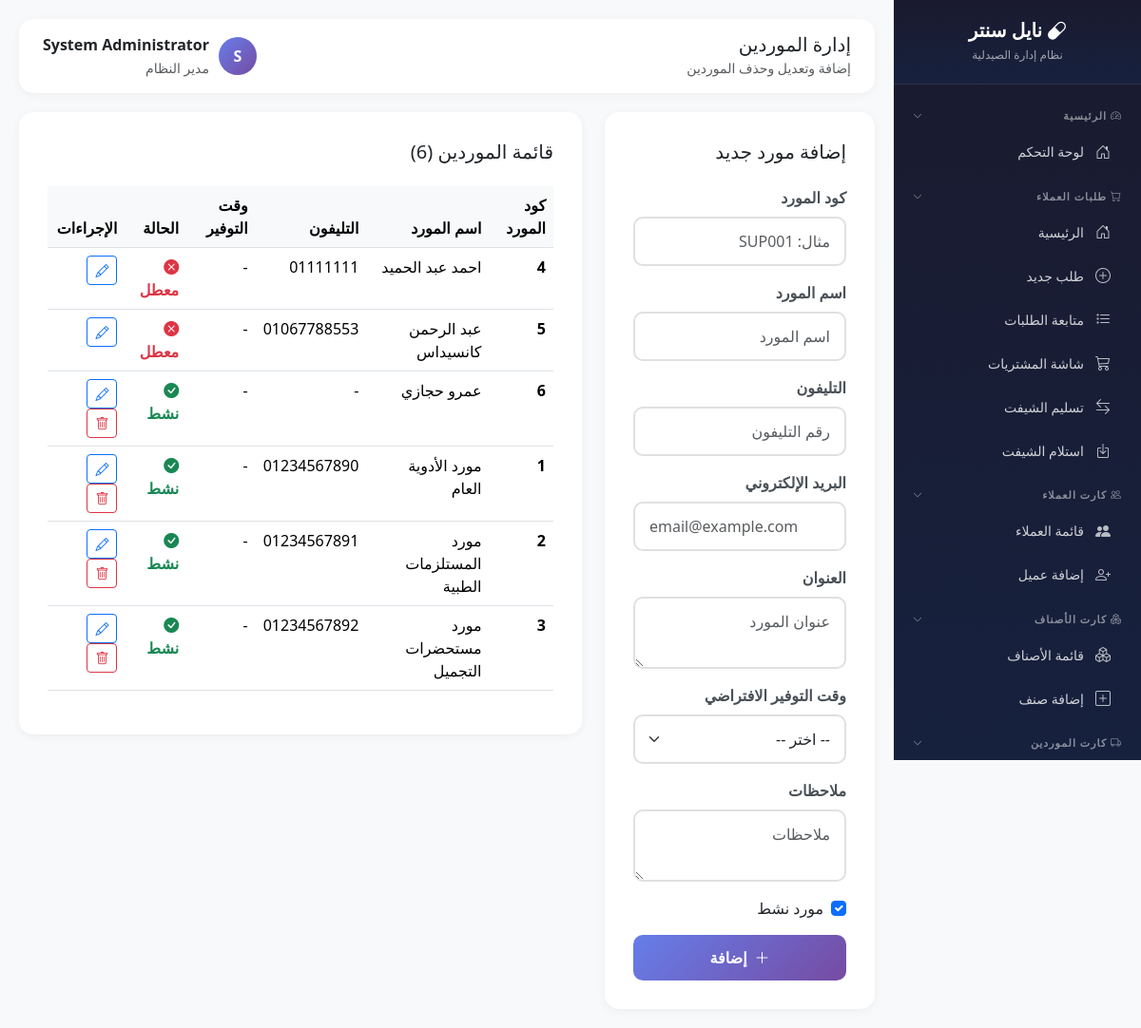
/admin/suppliers.php (signed in), run on an earlier commit of the app's database.
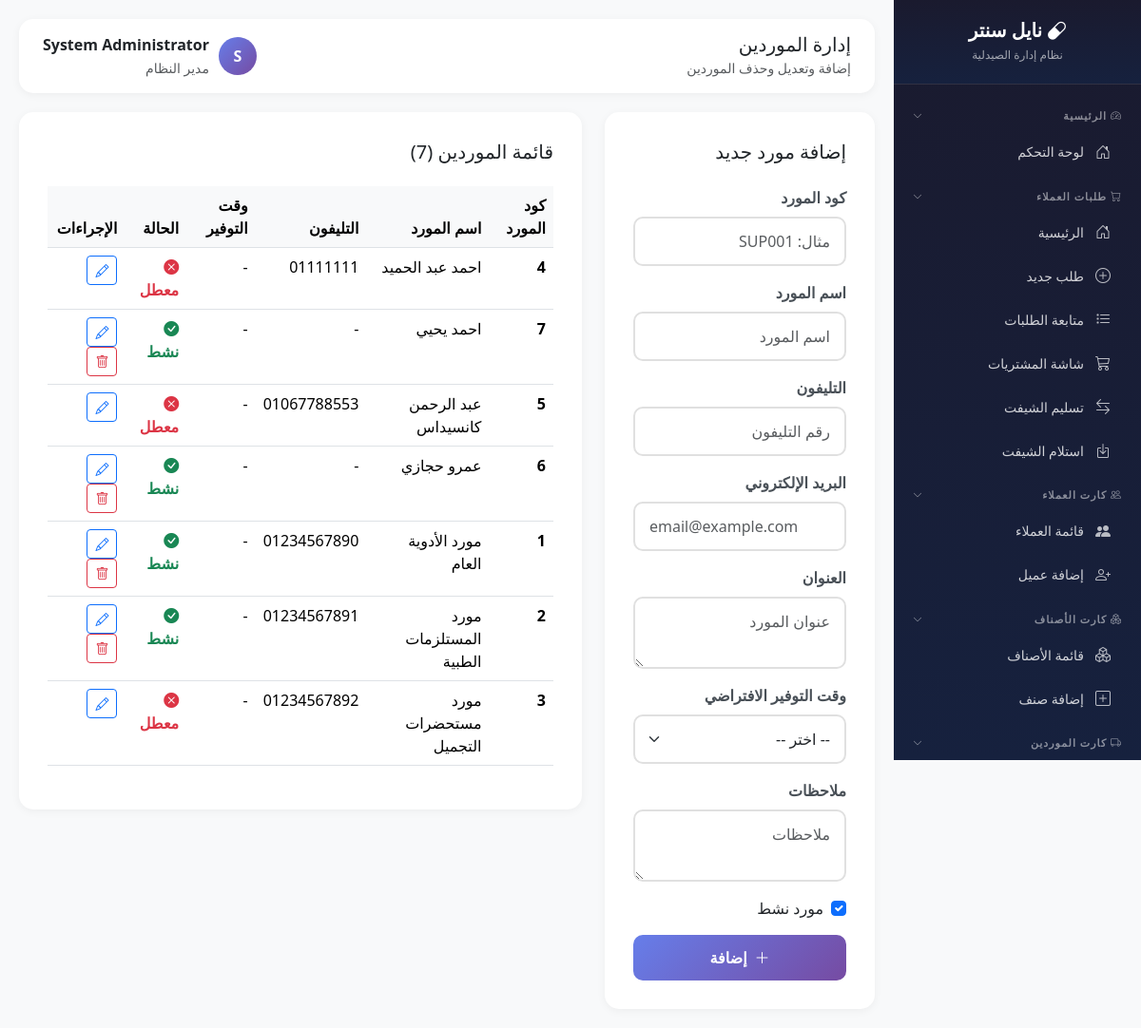
And on a later commit of the database.
### tables this page shows
CREATE TABLE `suppliers` (
  `id` int(11) NOT NULL,
  `supplier_code` varchar(20) NOT NULL COMMENT 'كود المورد التسلسلي',
  `supplier_name` varchar(100) NOT NULL,
  `phone` varchar(20) DEFAULT NULL,
  `email` varchar(100) DEFAULT NULL,
  `address` text DEFAULT NULL,
  `is_active` tinyint(1) DEFAULT 1,
  `created_at` timestamp NOT NULL DEFAULT current_timestamp(),
  `delivery_time` varchar(50) DEFAULT 'نفس اليوم',
  `delivery_time_id` int(11) DEFAULT NULL,
  `notes` text DEFAULT NULL,
  `source` enum('estock','manual') DEFAULT 'estock',
  `estock_id` decimal(18,0) DEFAULT NULL,
  `manual_code` varchar(50) DEFAULT NULL,
  `supplier_name_en` varchar(100) DEFAULT NULL,
  `supplier_type` varchar(20) DEFAULT 'company',
  `payment_type` varchar(20) DEFAULT 'cash',
  `credit_limit` decimal(12,2) DEFAULT 0.00,
  `grace_period` int(11) DEFAULT 0,
  `return_policy` text DEFAULT NULL,
  `instapay_number` varchar(50) DEFAULT NULL,
  `wallet_number` varchar(50) DEFAULT NULL,
  `deleted_at` datetime DEFAULT NULL,
  `created_by` int(11) DEFAULT NULL,
  `updated_at` timestamp NOT NULL DEFAULT current_timestamp() ON UPDATE current_timestamp()
);

### admin/suppliers.php (the view, shortened to what the rows shown need)
<?php
$db = getDB();
$stmt = $db->query("SELECT s.*, dt.time_name as delivery_time FROM suppliers s LEFT JOIN delivery_times dt ON s.delivery_time_id = dt.id ORDER BY s.supplier_name");
$suppliers = $stmt->fetchAll();
?>
<!DOCTYPE html>
<html lang="ar" dir="rtl">
<head>
    <link href="https://cdn.jsdelivr.net/npm/bootstrap@5.3.2/dist/css/bootstrap.rtl.min.css" rel="stylesheet">
    <link href="https://cdn.jsdelivr.net/npm/bootstrap-icons@1.11.1/font/bootstrap-icons.css" rel="stylesheet">
</head>
<body>
    <div class="main-content">
        <div class="row">
            <div class="col-md-8">
                <div class="content-card">
                    <div class="table-responsive">
                        <table class="table table-hover">
                            <thead>
                                <tr>
                                    <th>كود المورد</th>
                                    <th>اسم المورد</th>
                                    <th>التليفون</th>
                                    <th>وقت التوفير</th>
                                    <th>الحالة</th>
                                    <th>الإجراءات</th>
                                </tr>
                            </thead>
                            <tbody>
                                <?php foreach ($suppliers as $sup): ?>
                                <tr>
                                    <td class="fw-bold"><?= $sup['supplier_code'] ?></td>
                                    <td><?= $sup['supplier_name'] ?></td>
                                    <td><?= $sup['phone'] ?: '-' ?></td>
                                    <td><?= $sup['delivery_time'] ?: '-' ?></td>
                                    <td>
                                        <?php if ($sup['is_active']): ?>
                                        <span class="status-active"><i class="bi bi-check-circle-fill me-1"></i>نشط</span>
                                        <?php else: ?>
                                        <span class="status-inactive"><i class="bi bi-x-circle-fill me-1"></i>معطل</span>
                                        <?php endif; ?>
                                    </td>
                                    <td>
                                        <a href="?edit=<?= $sup['id'] ?>" class="btn btn-sm btn-outline-primary"><i class="bi bi-pencil"></i></a>
                                        <?php if ($sup['is_active']): ?>
                                        <a href="?delete=<?= $sup['id'] ?>" class="btn btn-sm btn-outline-danger" onclick="return confirm('هل أنت متأكد من تعطيل هذا المورد؟')"><i class="bi bi-trash"></i></a>
                                        <?php endif; ?>
                                    </td>
                                </tr>
                                <?php endforeach; ?>
                            </tbody>
                        </table>
                    </div>
                </div>
            </div>
        </div>
    </div>
</body>
</html>

What changed in the data, as far as the page shows it:
added suppliers: supplier_code "7", supplier_name "احمد يحيي", phone "-", delivery_time "-", is_active 1 (drawn)
changed suppliers "مورد مستحضرات التجميل": is_active "نشط" → "معطل"
Also different on the page:
count($suppliers): "6" → "7"
